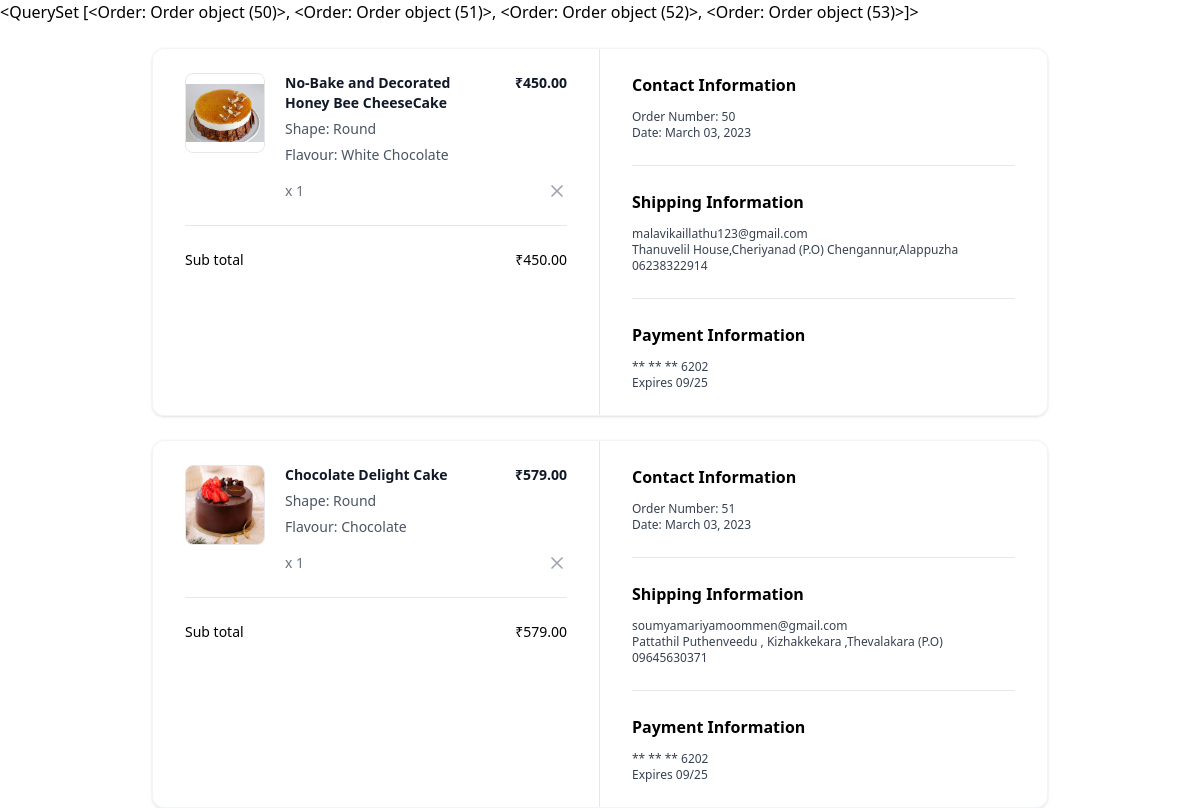
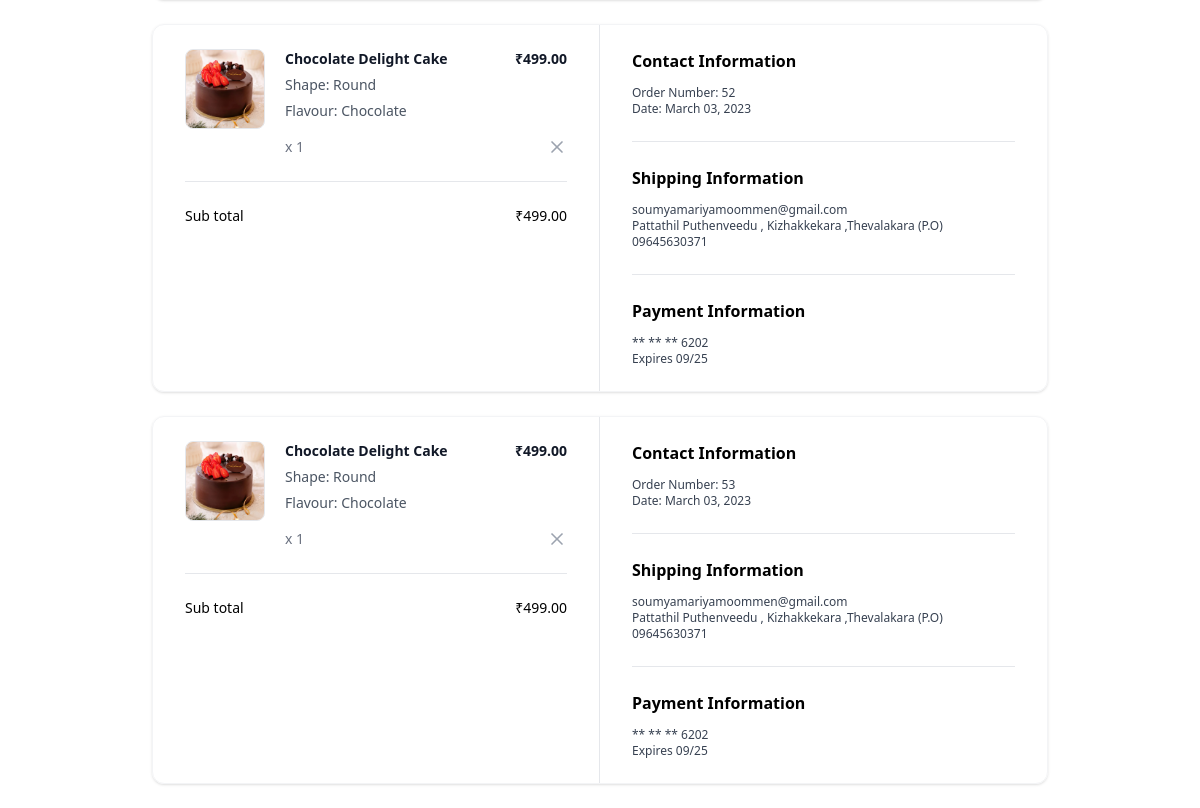
/orders/summary/ (signed in), run on an earlier commit of the app's database (2 pictures, top to bottom).
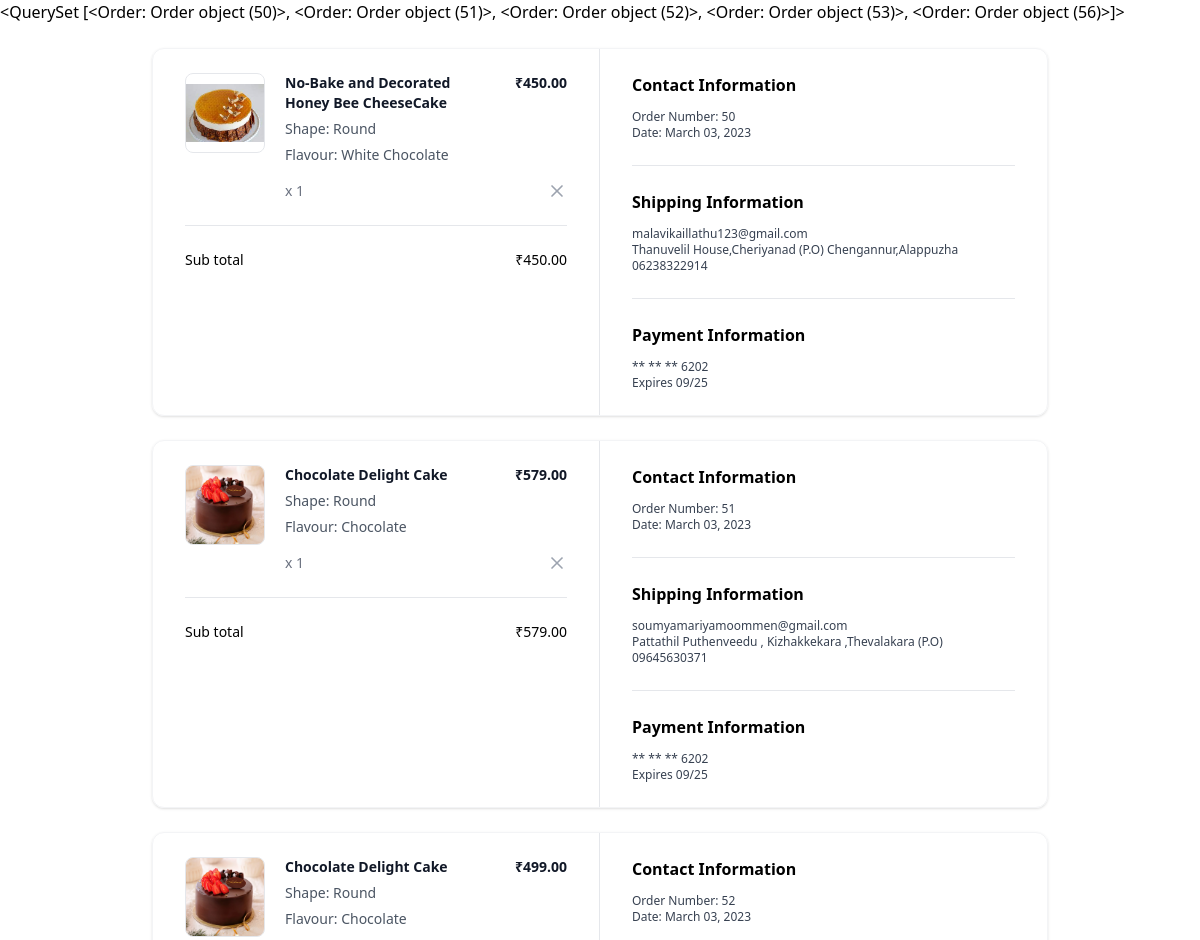
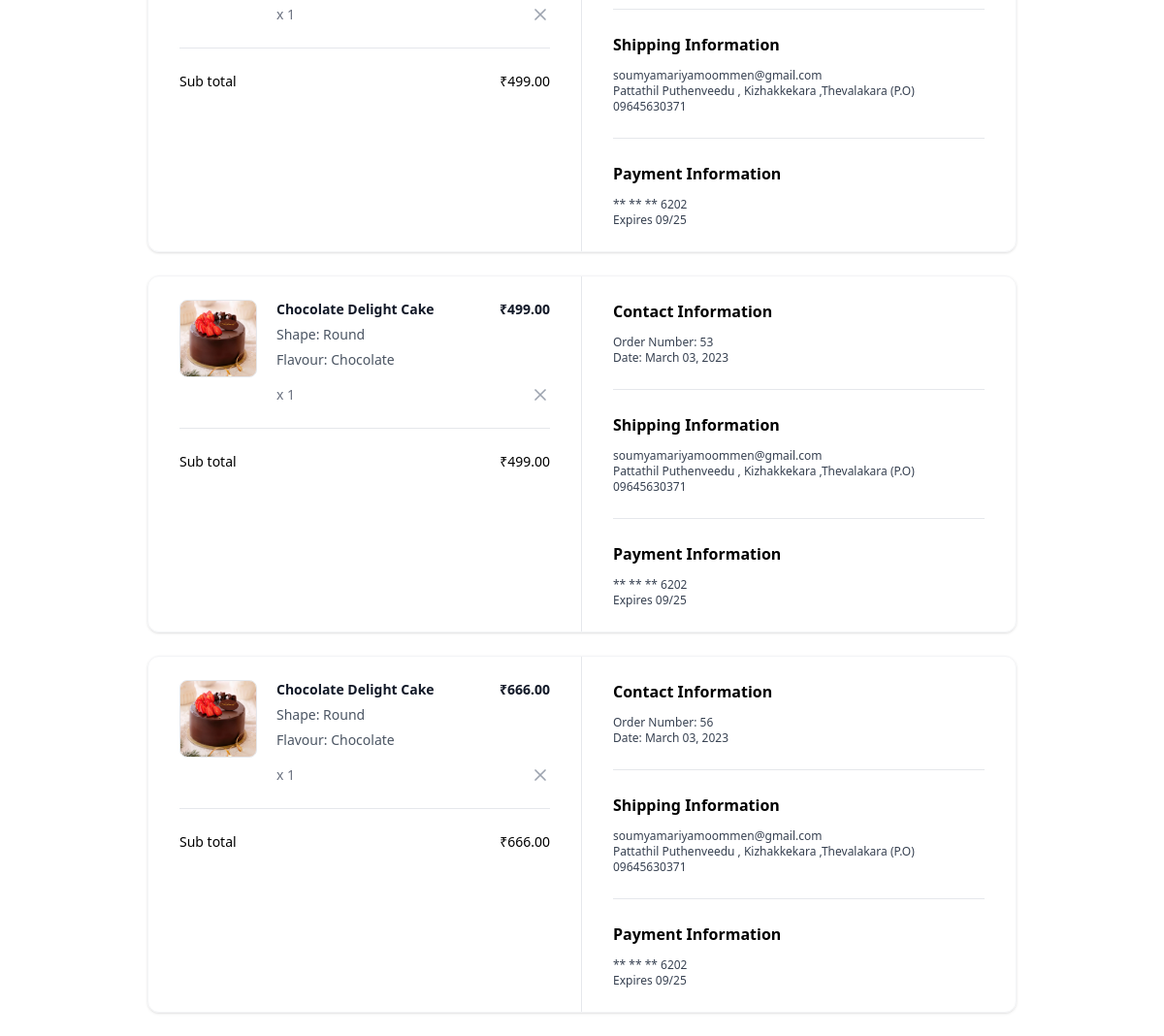
And on a later commit of the database (2 pictures, top to bottom).
### Cake/models.py (models this page shows, shortened)
class Order(models.Model):
    user_object=models.ForeignKey(User,on_delete=models.CASCADE,related_name="purchase")
    delivery_address=models.CharField(max_length=200)
    phone=models.CharField(max_length=12)
    email=models.CharField(max_length=200,null=True)
    is_paid=models.BooleanField(default=False)
    total=models.PositiveIntegerField()
    order_id=models.CharField(max_length=200,null=True)
    options=(
        ("cod","cod"),
        ("online","online")
    )
    payment=models.CharField(max_length=200,choices=options,default="cod")
    option=(
        ("order-placed","order-placed"),
        ("intransit","intransit"),
        ("dispatched","dispatched"),
        ("delivered","delivered"),
        ("cancelled","cancelled")
    )
    status=models.CharField(max_length=200,choices=option,default="order-placed")
    @property
    def get_order_items(self):
        return self.purchaseitems.all()
    @property
    def get_order_total(self):
        purchase_items=self.get_order_items
        order_total=0
        if purchase_items:
            order_total=sum([pi.basket_item_object.item_total for pi in purchase_items])
            return order_total

class OrderItems(models.Model):
    order_object=models.ForeignKey(Order,on_delete=models.CASCADE,related_name="purchaseitems")
    basket_item_object=models.ForeignKey(BasketItem,on_delete=models.CASCADE)

class BasketItem(models.Model):
    cakevarient_object=models.ForeignKey(CakeVariant,on_delete=models.CASCADE)
    qty=models.PositiveIntegerField(default=1)
    occasion_object=models.ForeignKey(Occasion,on_delete=models.CASCADE,null=True)
    flavour_object=models.ForeignKey(Flavour,on_delete=models.CASCADE,null=True)
    shape_object=models.ForeignKey(Shape,on_delete=models.CASCADE,null=True)
    basket_object=models.ForeignKey(Basket,on_delete=models.CASCADE,related_name="cartitem")
    note = models.TextField(blank=True)
    created_date = models.DateTimeField(auto_now_add=True)
    updated_date = models.DateTimeField(auto_now=True)
    is_active = models.BooleanField(default=True)
    is_order_placed=models.BooleanField(default=False)
    @property
    def item_total(self):
        return self.qty*self.cakevarient_object.price

class CakeVariant(models.Model):
    WEIGHT_CHOICES = [
        (0.5, '0.5 kg'),
        (1, '1 kg'),
        (1.5, '1.5 kg'),
        (2, '2 kg'),
        (2.5,'2.5kg'),
        (3, '3 kg'),
        (4, '4 kg'),
        (5, '5 kg'),
        (200, '200 ml'),
        (375, '375 ml'),
    ]
    cake_object = models.ForeignKey(Cake, on_delete=models.CASCADE, related_name="cakeproduct")
    weight_in_kg = models.DecimalField(max_digits=10, decimal_places=2, choices=WEIGHT_CHOICES, default=1)
    price = models.DecimalField(max_digits=10, decimal_places=2, default=0)
    created_date = models.DateTimeField(auto_now_add=True)
    updated_date = models.DateTimeField(auto_now=True)
    is_active = models.BooleanField(default=True)

class Cake(models.Model):
    title = models.CharField(max_length=200, unique=True)
    description = models.TextField(null=True)
    image = models.ImageField(upload_to="cake_product_images", default="default.jpg", null=True, blank=True)
    category_object = models.ForeignKey(Category, on_delete=models.CASCADE,related_name="cakecategory")
    occasion_object = models.ManyToManyField(Occasion)
    flavour_object = models.ManyToManyField(Flavour)
    shape_object = models.ManyToManyField(Shape)
    created_date = models.DateTimeField(auto_now_add=True)
    updated_date = models.DateTimeField(auto_now=True)
    is_active = models.BooleanField(default=True)

class Shape(models.Model):
    name = models.CharField(max_length=200, unique=True)
    created_date = models.DateTimeField(auto_now_add=True)
    updated_date = models.DateTimeField(auto_now=True)
    is_active = models.BooleanField(default=True)
    def __str__(self):
        return self.name

class Flavour(models.Model):
    name = models.CharField(max_length=200, unique=True)
    created_date = models.DateTimeField(auto_now_add=True)
    updated_date = models.DateTimeField(auto_now=True)
    is_active = models.BooleanField(default=True)
    def __str__(self):
        return self.name

### Cake/views.py (the view)
# urls.py: path("orders/summary/",views.OrderSummaryView.as_view(),name="order-summary"),
class OrderSummaryView(View):
    def get(self,request,*args, **kwargs):
        qs=Order.objects.filter(user_object=request.user).exclude(status="cancelled")
        return render(request,"order_summary.html",{"data":qs})

### Cake/context_processors.py (called while the page is built)
def basket_count(request):
    if request.user.is_authenticated:
        count=request.user.cart.cart_item_count
        return {"cart_count":count}
    else:
        return {"cart_count":0}

### Cake/models.py (called while the page is built)
    @property
    def cart_items(self):
        return self.cartitem.filter(is_order_placed=False)

    @property
    def cart_item_count(self):
        return self.cart_items.count()

### Cake/templates/order_summary.html (shortened to what this page needs)
<!DOCTYPE html>
<html lang="en">
<head>
    <script src="https://cdn.tailwindcss.com"></script>
</head>
<body>
    {{data}}
    {%for o in data%}
    {%if o.get_order_items%}
    <div class="mx-auto my-4 max-w-4xl md:my-6">
        <div class="overflow-hidden rounded-xl border border-gray-100 shadow">
          <div class="grid grid-cols-1 md:grid-cols-2">
            <div class="px-5 py-6 md:border-r md:border-r-gray-200 md:px-8">
              <div class="flow-root">
                <ul class="-my-7 divide-y divide-gray-200">
                    {%for oi in o.get_order_items%}
                    <li class="flex items-stretch justify-between space-x-5 py-7">
                        <div class="flex flex-1 items-stretch">
                          <div class="flex-shrink-0">
                            <img
                              class="h-20 w-20 rounded-lg border border-gray-200 object-contain"
                              src="{{oi.basket_item_object.cakevarient_object.cake_object.image.url}}"
                              alt="https://static.nike.com/a/images/c_limit,w_592,f_auto/t_product_v1/54a510de-a406-41b2-8d62-7f8c587c9a7e/air-force-1-07-lv8-shoes-9KwrSk.png"
                            />
                          </div>
                          <div class="ml-5 flex flex-col justify-between">
                            <div class="flex-1">
                              <p class="text-sm font-bold text-gray-900">
                                {{oi.basket_item_object.cakevarient_object.cake_object.title}}
                              </p>
                              <p class="mt-1.5 text-sm font-medium text-gray-600">
                                Shape: {{oi.basket_item_object.shape_object}}
                              </p>
                              <p class="mt-1.5 text-sm font-medium text-gray-600">
                                Flavour: {{oi.basket_item_object.flavour_object}}
                              </p>
                            </div>
                            <p class="mt-4 text-sm font-medium text-gray-500">x {{oi.basket_item_object.qty}}</p>
                          </div>
                        </div>
                        <div class="ml-auto flex flex-col items-end justify-between">
                          <p class="text-right text-sm font-bold text-gray-900">
                            ₹{{oi.basket_item_object.item_total}}
                          </p>
                          <a
                            href="{%url 'order-item-remove' oi.id%}"
                            type="button"
                            class="-m-2 inline-flex rounded p-2 text-gray-400 transition-all duration-200 hover:text-gray-900 focus:outline-none focus:ring-2 focus:ring-gray-900 focus:ring-offset-2"
                          >
                            <svg
                              xmlns="http://www.w3.org/2000/svg"
                              width="24"
                              height="24"
                              viewBox="0 0 24 24"
                              fill="none"
                              stroke="currentColor"
                              stroke-width="2"
                              stroke-linecap="round"
                              stroke-linejoin="round"
                              class="h-5 w-5"
                            >
                              <line x1="18" y1="6" x2="6" y2="18"></line>
                              <line x1="6" y1="6" x2="18" y2="18"></line>
                            </svg>
                        </a>
                        </div>
                      </li>
                    {%endfor%}
                </ul>
                <hr class="mt-6 border-gray-200" />
                <ul class="mt-6 space-y-3">
                  <li class="flex items-center justify-between">
                    <p class="text-sm font-medium">Sub total</p>
                    <p class="text-sm font-medium">₹{{o.get_order_total}}</p>
                  </li>
                </ul>
              </div>
            </div>
            <div class="px-5 py-6 md:px-8">
              <div class="flow-root">
                <div class="-my-6 divide-y divide-gray-200">
                  <div class="py-6">
                    <h2 class="text-base font-bold text-black">
                      Contact Information
                    </h2>
                    <p class="fontmedium mt-3 text-xs text-gray-700">
                      Order Number: {{o.id}}
                    </p>
                    <p class="text-xs font-medium text-gray-700">
                      Date: March 03, 2023
                    </p>
                  </div>
                  <div class="py-6">
                    <h2 class="mb-2 text-base font-bold text-black">
                      Shipping Information
                    </h2>
                    <p class="mt-3 text-xs font-medium text-gray-700">{{o.email}}</p>
                    <p class="text-xs font-medium text-gray-700">
                      {{o.delivery_address}}
                    </p>
                    <p class="text-xs font-medium text-gray-700">{{o.phone}}</p>
                  </div>
                  <div class="py-6">
                    <h2 class="text-base font-bold text-black">
                      Payment Information
                    </h2>
                    <p class="mt-3 text-xs font-medium text-gray-700">
                      ** ** ** 6202
                    </p>
                    <p class="text-xs font-medium text-gray-700">Expires 09/25</p>
                  </div>
                </div>
              </div>
            </div>
          </div>
        </div>
      </div>
    {%endif%}
    {%endfor%}
</body>

What changed in the data, as far as the page shows it:
computed for Order "malavikaillathu123@gmail.com": id "<QuerySet [<Order: Order object (50)>, <Order: Order object (51)>, <Order: Order object (52)>, <Order: Order object (53)>]>" → "<QuerySet [<Order: Order object (50)>, <Order: Order object (51)>, <Order: Order object (52)>, <Order: Order object (53)>, <Order: Order object (56)>]>"
added Order: get_order_total "666.00", id "56", email "soumyamariyamoommen@gmail.com", delivery_address "Pattathil Puthenveedu , Kizhakkekara ,Thevalakara (P.O)", phone "09645630371"
added OrderItems: basket_item_object.cakevarient_object.cake_object.image (picture), basket_item_object.cakevarient_object.cake_object "Chocolate Delight Cake", basket_item_object.shape_object "Round", basket_item_object.flavour_object "Chocolate", basket_item_object.qty "1", basket_item_object.item_total "666.00"
